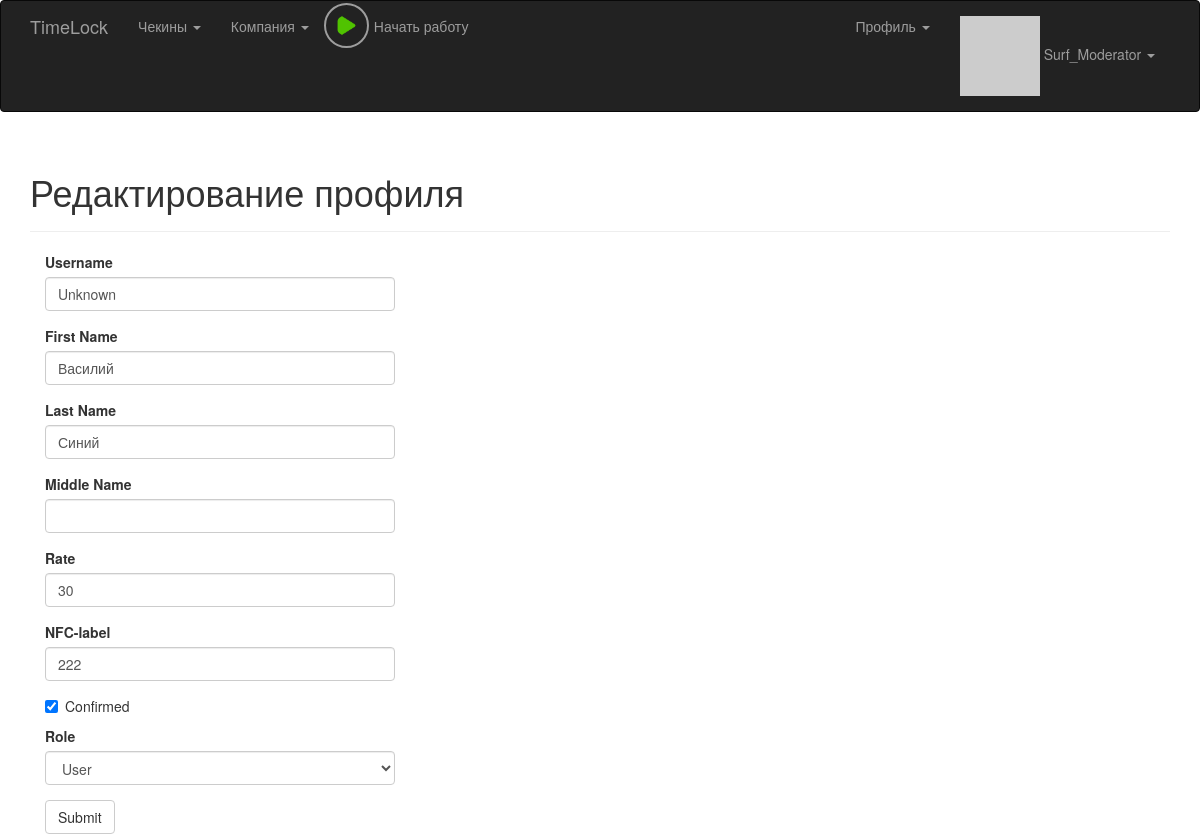
Before: /edit_profile/3 (signed in) with the older database file.
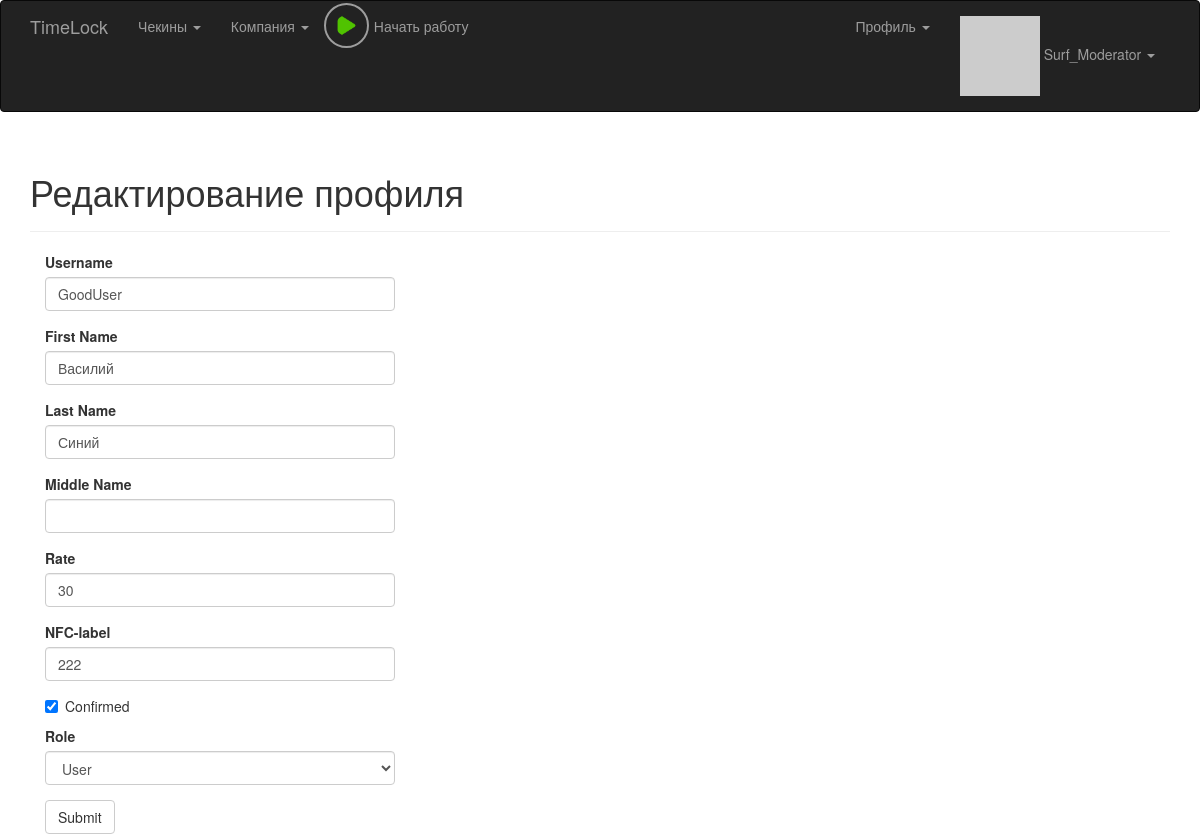
After: the same page with the newer database file.
### app/model.py (models this page shows, shortened)
class User(UserMixin, db.Model):
    __tablename__ = 'users'
    id = db.Column(db.Integer, primary_key = True)
    email = db.Column(db.String(64), unique = True, index = True)
    username = db.Column(db.String(64), unique = True, index = True)
    password_hash = db.Column(db.String(128))
    confirmed = db.Column(db.Boolean, default = False)
    nfc_label = db.Column(db.String(64), unique = True, index = True)
    first_name = db.Column(db.String(64))
    middle_name = db.Column(db.String(64))
    last_name = db.Column(db.String(64))
    member_since = db.Column(db.DateTime(), default = datetime.utcnow)
    last_seen = db.Column(db.DateTime(), default = datetime.utcnow)
    avatar_hash = db.Column(db.String(32))
    rate = db.Column(db.Integer, default = 40)
    role_id = db.Column(db.Integer, db.ForeignKey('roles.id'))
    company_id = db.Column(db.Integer, db.ForeignKey('companies.id'))
    checkins = db.relationship('Checkin', backref = 'user', lazy = 'dynamic')
    timeCaches = db.relationship('TimeCache', backref = 'user', lazy = 'dynamic')
    posts = db.relationship('Post', backref = 'author', lazy = 'dynamic')
    notes = db.relationship('Note', backref = 'author', lazy = 'dynamic')
    @property
    def password(self):
        raise AttributeError('password is not a readable attribute')
    def can(self, permissions):
        return self.role is not None and (self.role.permissions & permissions) == permissions
    def is_administrator(self):
        return self.can(Permission.ADMINISTER)
    def is_moderator(self):
        return self.can(Permission.MODERATOR)
    def ping(self):
        self.last_seen = datetime.utcnow()
        db.session.add(self)
    def gravatar(self, size = 100, default = 'retro', rating ='g'):
        if request.is_secure:
            url = 'https://secure.gravatar.com/avatar'
        else:
            url = 'http://www.gravatar.com/avatar'
        hash = self.avatar_hash or hashlib.md5(self.email.encode('utf-8')).hexdigest()
        return '{url}/{hash}?s={size}&d={default}&r={rating}'.format(url = url, hash = hash, size = size, default = default, rating = rating)

### app/main/views.py (the view, shortened to what this page needs)
@main.route('/edit_profile/<int:id>', methods = ['GET', 'POST'])
@login_required
@admin_moderator_required
def edit_profile_moderator(id):
    user = User.query.get_or_404(id)
    if user.is_moderator() or user.is_administrator():
    	return abort(403)
    if user.company != current_user.company:
    	return abort(403)
    form = EditProfileModeratorForm(user = user)
    form.username.data = user.username
    form.first_name.data = user.first_name
    form.last_name.data = user.last_name
    form.middle_name.data = user.middle_name
    form.rate.data = user.rate
    form.role.data = user.role_id
    form.nfc_label.data = user.nfc_label
    form.confirmed.data = user.confirmed
    return render_template('edit_profile.html', form = form, user = user)

### app/main/forms.py (shortened to what this page needs)
class EditProfileModeratorForm(Form):
    username = StringField('Username', validators = [Required(), Length(1, 64), Regexp('^[A-Za-z][A-Za-z0-9_.]*$', 0, 'Usernames must have only letters, numbers, dots or underscores')])
    first_name = StringField('First Name', validators = [Length(0, 64)])
    last_name = StringField('Last Name', validators = [Length(0, 64)])
    middle_name = StringField('Middle Name', validators = [Length(0, 64)])
    rate = StringField('Rate', validators = [Required(), Length(1, 2)])
    nfc_label = StringField('NFC-label', validators = [Length(0, 64)])
    confirmed = BooleanField('Confirmed')
    role = SelectField('Role', coerce = int)
    submit = SubmitField('Submit')
    def __init__(self, user, *args, **kwargs):
        super(EditProfileModeratorForm, self).__init__(*args, **kwargs)
        self.role.choices = [(role.id, role.name) for role in Role.query.filter(Role.permissions.between(0, 7)).order_by(Role.name).all()]
        self.user = user

### app/auth/views.py (called while the page is built)
@auth.before_app_request
def before_request():
    if current_user.is_authenticated:
        current_user.ping()

### app/checkin/__init__.py (called while the page is built)
@checkin.app_context_processor
def inject_permissions():
    return dict(Permission = Permission)

### app/templates/edit_profile.html (shortened to what this page needs)
{% extends "base.html" %}
{% import "bootstrap/wtf.html" as wtf %}
{% block page_content %}
<div class="page-header">
	<h1>Редактирование профиля</h1>
</div>
<div class="col-md-4">
	{{ wtf.quick_form(form) }}
</div>
{% endblock %}

Changed rows visible on the page:
changed User "Василий": username "Unknown" → "GoodUser"
